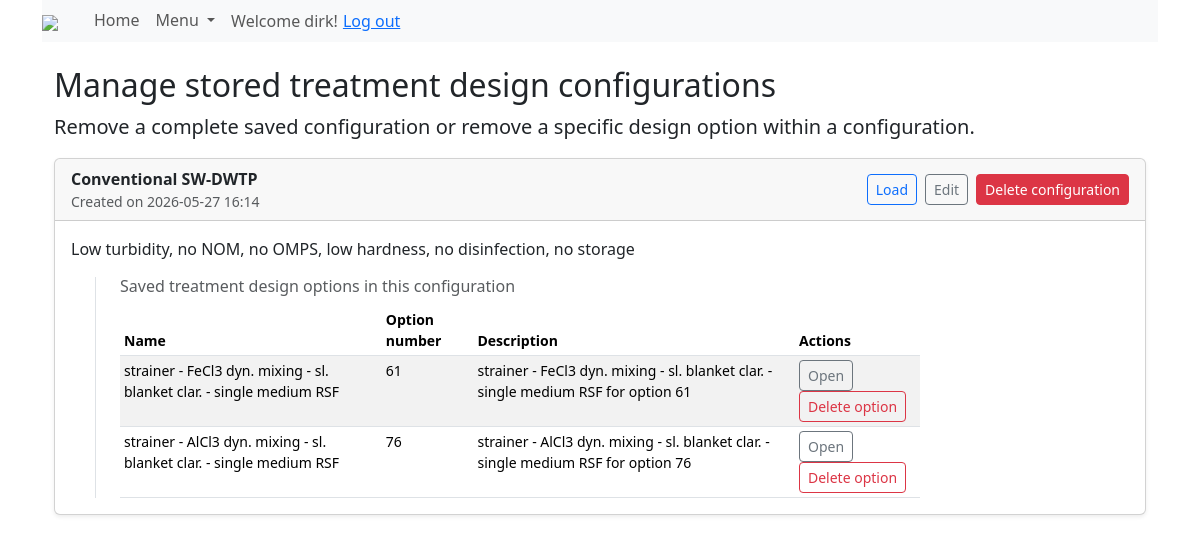
Screenshot of /configuration_manage/ (signed in) with the database file from the repository.
### accounts/models.py (models this page shows, shortened)
class CustomUser(AbstractUser):
    pass

### drinq/models.py (models this page shows, shortened)
class MultiStepConfiguration(models.Model):
    name = models.CharField(max_length=150)
    description = models.TextField(blank=True, null=True, max_length=500)
    user = models.ForeignKey(
        CustomUser,
        on_delete=models.CASCADE,
        related_name='multistepforms',
        db_column='user',
        blank=True, null=True)
    date_created = models.DateTimeField(auto_now_add=True)
    water_source = models.ForeignKey(
        'DesignTree',
        on_delete=models.SET_NULL,
        db_column='water_source',
        related_name='multistepforms',
        blank=True, null=True)
    session_key = models.CharField(max_length=40)
    class Meta:
        db_table = 'form_multistep'

class TreatmentPlant(models.Model):
    id = models.AutoField(primary_key=True, unique=True)
    configuration = models.ForeignKey(
        MultiStepConfiguration, models.CASCADE, blank=True, null=True,
        db_column='configuration')
    option = models.IntegerField(
        blank=False, null=False,
        help_text="Identifying number in a set of preliminary treatment design options"
        )
    name = models.TextField(blank=True, null=False)
    description = models.TextField(blank=True, null=True)
    slug = models.SlugField(unique=True, blank=True)
    class Meta:
        db_table = 'treatmentplant'
        verbose_name_plural = "treatment plants"

### drinq/views.py (the view, shortened to what this page needs)
class ConfigurationManagementView(LoginRequiredMixin, generic.TemplateView):
    template_name = 'drinq/configuration_manage.html'
    def get_context_data(self, **kwargs):
        context = super().get_context_data(**kwargs)
        configurations = (
            MultiStepConfiguration.objects
            .filter(user=self.request.user)
            .prefetch_related('treatmentplant_set')
            .order_by('-date_created')
        )
        context['configurations'] = configurations
        return context

### templates/drinq/configuration_manage.html (shortened to what this page needs)
{% extends 'base.html' %}
{% load i18n %}
{% block content %}
<div class="container mt-4">
    <h2>Manage stored treatment design configurations</h2>
    <p class="lead">
        Remove a complete saved configuration or remove a specific design
        option within a configuration.
    </p>
    {% if configurations %}
        {% for configuration in configurations %}
            <div class="card mb-4 shadow-sm">
                <div class="card-header d-flex justify-content-between align-items-center">
                    <div>
                        <strong>{{ configuration.name }}</strong>
                        <div class="small text-muted">
                            Created on {{ configuration.date_created|date:'Y-m-d H:i' }}
                        </div>
                    </div>
                    <div class="d-flex gap-2">
                        <a
                            href="{% url 'form_complete' configuration.session_key %}"
                            class="btn btn-sm btn-outline-primary"
                        >
                            Load
                        </a>
                        <a
                            href="{% url 'configuration_edit' configuration.id %}"
                            class="btn btn-sm btn-outline-secondary"
                        >
                            Edit
                        </a>
                        <form method="post" class="d-inline">
                            <button
                                type="submit"
                                class="btn btn-sm btn-danger"
                                onclick="return confirm('Delete this configuration and all design options?');"
                            >
                                Delete configuration
                            </button>
                        </form>
                    </div>
                </div>
                <div class="card-body">
                    <p class="mb-2">
                        {{ configuration.description|default:'No description available.' }}
                    </p>
                    {% if configuration.treatmentplant_set.all %}
                        <div class="ms-md-4 mt-3 border-start ps-3 ps-md-4">
                            <h6 class="text-muted mb-2">
                                Saved treatment design options in this
                                configuration
                            </h6>
                            <div class="table-responsive small">
                                <table class="table table-sm table-striped mb-0">
                                <thead>
                                    <tr>
                                        <th>Name</th>
                                        <th>Option number</th>
                                        <th>Description</th>
                                        <th>Actions</th>
                                    </tr>
                                </thead>
                                <tbody>
                                    {% for treatment_plant in configuration.treatmentplant_set.all %}
                                        <tr>
                                            <td>{{ treatment_plant.name }}</td>
                                            <td>{{ treatment_plant.option }}</td>
                                            <td>
                                                {{ treatment_plant.description|default:'No description available.' }}
                                            </td>
                                            <td>
                                                {% if treatment_plant.slug %}
                                                    <a
                                                        href="{% url 'design_detail' treatment_plant.slug %}"
                                                        class="btn btn-sm btn-outline-secondary"
                                                    >
                                                        Open
                                                    </a>
                                                {% endif %}
                                                <form method="post" class="d-inline">
                                                    <button
                                                        type="submit"
                                                        class="btn btn-sm btn-outline-danger"
                                                        onclick="return confirm('Delete this design option?');"
                                                    >
                                                        Delete option
                                                    </button>
                                                </form>
                                            </td>
                                        </tr>
                                    {% endfor %}
                                </tbody>
                                </table>
                            </div>
                        </div>
                    {% else %}
                        <div class="alert alert-info mb-0">
                            No design options saved for this configuration.
                        </div>
                    {% endif %}
                </div>
            </div>
        {% endfor %}
    {% else %}
        <div class="alert alert-info">
            No saved configurations found.
        </div>
    {% endif %}
</div>
{% endblock %}

### templates/base.html (shortened to what this page needs)
<!DOCTYPE html>
<html lang="en">
{% load static %}
{% load admin_urls %}
{% load custom_logout %}
<head>
    {% block style %}
    {% block bootstrap_theme %}
        <link rel="stylesheet" href="{%static "css/bootstrap.min.css" %}">
        <link rel="stylesheet" type="text/css" href="{% static "css/style.css" %}"/>
        <link rel="stylesheet" type="text/css" href="{% static "css/drinq.css" %}"/>
    {% endblock %}
    {% endblock %}
</head>
<body class="container">
    {% block navbar %}
    <nav class="navbar navbar-expand-lg navbar-light bg-light">
        <a class="navbar-brand" href="#">
            <img src="{% static 'logo-todrinq.png' %}" height="34">
        </a>
        <div class="collapse navbar-collapse" id="navbarSupportedContent">
            <div class="container-fluid">
                <ul class="navbar-nav mr-auto">
                    <li class="nav-item">
                        <a class="nav-link" href="{% url 'index' %}">Home</a>
                    </li>
                    <li class="nav-item dropdown">
                        <a class="nav-link dropdown-toggle" href="#" id="navbarDropdown" role="button" data-bs-toggle="dropdown" aria-haspopup="true" aria-expanded="false">
                            Menu
                        </a>
                    </li>
                    {% block userlinks %}
                    <li class="nav-item">
                        {% if user.is_authenticated %}
                            <span class="nav-link">
                            Welcome {{ user.username }}!
                            <form action="{% url 'rest_framework:logout' %}" method="post" style="display:inline;">
                                <button type="submit" class="btn btn-link p-0 align-baseline">Log out</button>
                            </form>
                            </span>
                        {% endif %}
                    </li>
                    {% endblock %}
                </ul>
            </div>
        </div>
    </nav>
    {% endblock %}
</body>
{% block content %}{% endblock %}
</html>

### drinq/static/css/drinq.css (style rules this page uses)
.navbar { background-color: rgb(255, 255, 255); margin:0%; padding: 0%; }
.h2, h2 { margin-top: .67em; }
@media (min-width: 750px) { table { max-width: 800px; width: 100%; margin-left: 0; margin-right: auto; } }

### rows the page displays
CustomUser: username "dirk"
MultiStepConfiguration: name "Conventional SW-DWTP", date_created "2026-05-27 16:14", description "Low turbidity, no NOM, no OMPS, low hardness, no disinfection, no storage"
TreatmentPlant: name "strainer - FeCl3 dyn. mixing - sl. blanket clar. - single medium RSF", option "61", description "strainer - FeCl3 dyn. mixing - sl. blanket clar. - single medium RSF for option 61", shows "Open"
TreatmentPlant: name "strainer - AlCl3 dyn. mixing - sl. blanket clar. - single medium RSF", option "76", description "strainer - AlCl3 dyn. mixing - sl. blanket clar. - single medium RSF for option 76", shows "Open"
